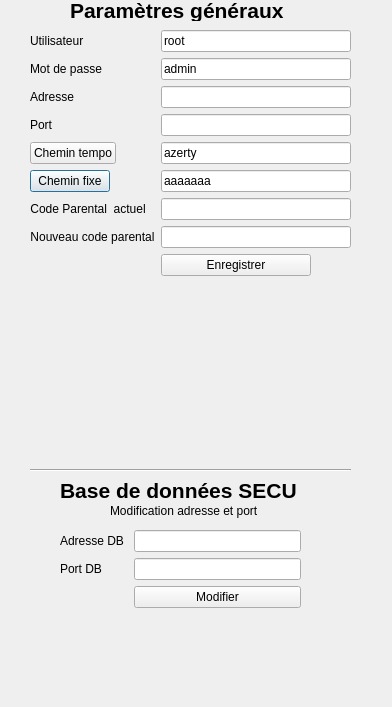
<?xml version="1.0" encoding="UTF-8"?>
<ui version="4.0">
 <class>C_options</class>
 <widget class="QDialog" name="C_options">
  <property name="geometry">
   <rect>
    <x>0</x>
    <y>0</y>
    <width>392</width>
    <height>707</height>
   </rect>
  </property>
  <property name="windowTitle">
   <string>Dialog</string>
  </property>
  <widget class="QWidget" name="formLayoutWidget">
   <property name="geometry">
    <rect>
     <x>30</x>
     <y>30</y>
     <width>321</width>
     <height>371</height>
    </rect>
   </property>
   <layout class="QFormLayout" name="formLayout">
    <item row="1" column="0">
     <widget class="QLabel" name="label_2">
      <property name="text">
       <string>Mot de passe</string>
      </property>
     </widget>
    </item>
    <item row="2" column="0">
     <widget class="QLabel" name="label_3">
      <property name="text">
       <string>Adresse</string>
      </property>
     </widget>
    </item>
    <item row="3" column="0">
     <widget class="QLabel" name="label_4">
      <property name="text">
       <string>Port</string>
      </property>
     </widget>
    </item>
    <item row="0" column="0">
     <widget class="QLabel" name="label">
      <property name="text">
       <string>Utilisateur</string>
      </property>
     </widget>
    </item>
    <item row="0" column="1">
     <widget class="QLineEdit" name="txt_utilisateur">
      <property name="text">
       <string>root</string>
      </property>
     </widget>
    </item>
    <item row="1" column="1">
     <widget class="QLineEdit" name="txt_mdp">
      <property name="text">
       <string>admin</string>
      </property>
     </widget>
    </item>
    <item row="2" column="1">
     <widget class="QLineEdit" name="txt_adresse">
      <property name="text">
       <string/>
      </property>
      <property name="readOnly">
       <bool>true</bool>
      </property>
     </widget>
    </item>
    <item row="3" column="1">
     <widget class="QLineEdit" name="txt_port">
      <property name="text">
       <string/>
      </property>
      <property name="readOnly">
       <bool>true</bool>
      </property>
     </widget>
    </item>
    <item row="4" column="1">
     <widget class="QLineEdit" name="txt_tempo">
      <property name="text">
       <string>azerty</string>
      </property>
      <property name="readOnly">
       <bool>true</bool>
      </property>
     </widget>
    </item>
    <item row="5" column="1">
     <widget class="QLineEdit" name="txt_fixe">
      <property name="text">
       <string>aaaaaaa</string>
      </property>
      <property name="readOnly">
       <bool>true</bool>
      </property>
     </widget>
    </item>
    <item row="5" column="0">
     <widget class="QPushButton" name="pushButton_cheminFixe">
      <property name="text">
       <string>Chemin fixe</string>
      </property>
     </widget>
    </item>
    <item row="4" column="0">
     <widget class="QPushButton" name="pushButton_cheminTempo">
      <property name="text">
       <string>Chemin tempo</string>
      </property>
     </widget>
    </item>
    <item row="6" column="0">
     <widget class="QLabel" name="label_5">
      <property name="text">
       <string>Code Parental  actuel</string>
      </property>
      <property name="alignment">
       <set>Qt::AlignCenter</set>
      </property>
      <property name="wordWrap">
       <bool>true</bool>
      </property>
     </widget>
    </item>
    <item row="6" column="1">
     <widget class="QLineEdit" name="txt_code">
      <property name="inputMask">
       <string/>
      </property>
      <property name="text">
       <string/>
      </property>
      <property name="maxLength">
       <number>4</number>
      </property>
      <property name="frame">
       <bool>true</bool>
      </property>
      <property name="echoMode">
       <enum>QLineEdit::Password</enum>
      </property>
     </widget>
    </item>
    <item row="8" column="1">
     <widget class="QPushButton" name="pushButton">
      <property name="maximumSize">
       <size>
        <width>150</width>
        <height>30</height>
       </size>
      </property>
      <property name="text">
       <string>Enregistrer</string>
      </property>
     </widget>
    </item>
    <item row="7" column="1">
     <widget class="QLineEdit" name="txt_nCode"/>
    </item>
    <item row="7" column="0">
     <widget class="QLabel" name="label_11">
      <property name="text">
       <string>Nouveau code parental</string>
      </property>
      <property name="alignment">
       <set>Qt::AlignCenter</set>
      </property>
      <property name="wordWrap">
       <bool>true</bool>
      </property>
     </widget>
    </item>
   </layout>
  </widget>
  <widget class="QLabel" name="error_list">
   <property name="geometry">
    <rect>
     <x>100</x>
     <y>410</y>
     <width>191</width>
     <height>51</height>
    </rect>
   </property>
   <property name="text">
    <string/>
   </property>
  </widget>
  <widget class="QWidget" name="formLayoutWidget_2">
   <property name="geometry">
    <rect>
     <x>60</x>
     <y>530</y>
     <width>241</width>
     <height>161</height>
    </rect>
   </property>
   <layout class="QFormLayout" name="formLayout_2">
    <item row="0" column="0">
     <widget class="QLabel" name="label_7">
      <property name="text">
       <string>Adresse DB </string>
      </property>
     </widget>
    </item>
    <item row="1" column="0">
     <widget class="QLabel" name="label_8">
      <property name="text">
       <string>Port DB </string>
      </property>
     </widget>
    </item>
    <item row="0" column="1">
     <widget class="QLineEdit" name="txt_adrDbSecu"/>
    </item>
    <item row="1" column="1">
     <widget class="QLineEdit" name="txt_portDbSecu"/>
    </item>
    <item row="2" column="1">
     <widget class="QPushButton" name="pushButton_modifier">
      <property name="text">
       <string>Modifier</string>
      </property>
     </widget>
    </item>
   </layout>
  </widget>
  <widget class="QLabel" name="label_9">
   <property name="geometry">
    <rect>
     <x>110</x>
     <y>500</y>
     <width>201</width>
     <height>21</height>
    </rect>
   </property>
   <property name="text">
    <string>Modification adresse et port </string>
   </property>
  </widget>
  <widget class="QLabel" name="label_6">
   <property name="geometry">
    <rect>
     <x>60</x>
     <y>480</y>
     <width>271</width>
     <height>21</height>
    </rect>
   </property>
   <property name="font">
    <font>
     <pointsize>16</pointsize>
     <weight>75</weight>
     <bold>true</bold>
    </font>
   </property>
   <property name="text">
    <string>Base de données SECU</string>
   </property>
  </widget>
  <widget class="Line" name="line">
   <property name="geometry">
    <rect>
     <x>30</x>
     <y>460</y>
     <width>321</width>
     <height>20</height>
    </rect>
   </property>
   <property name="orientation">
    <enum>Qt::Horizontal</enum>
   </property>
  </widget>
  <widget class="QLabel" name="label_10">
   <property name="geometry">
    <rect>
     <x>70</x>
     <y>0</y>
     <width>271</width>
     <height>21</height>
    </rect>
   </property>
   <property name="font">
    <font>
     <pointsize>16</pointsize>
     <weight>75</weight>
     <bold>true</bold>
    </font>
   </property>
   <property name="text">
    <string>Paramètres généraux</string>
   </property>
  </widget>
 </widget>
 <resources/>
 <connections/>
</ui>
